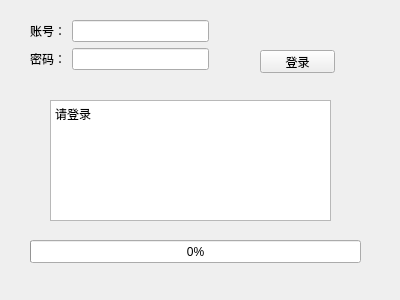
<?xml version="1.0" encoding="UTF-8"?>
<ui version="4.0">
 <class>Form</class>
 <widget class="QWidget" name="Form">
  <property name="geometry">
   <rect>
    <x>0</x>
    <y>0</y>
    <width>400</width>
    <height>300</height>
   </rect>
  </property>
  <property name="windowTitle">
   <string>Form</string>
  </property>
  <widget class="QPushButton" name="pushButton_login">
   <property name="geometry">
    <rect>
     <x>260</x>
     <y>50</y>
     <width>75</width>
     <height>23</height>
    </rect>
   </property>
   <property name="text">
    <string>登录</string>
   </property>
  </widget>
  <widget class="QTextBrowser" name="textBrowser">
   <property name="geometry">
    <rect>
     <x>50</x>
     <y>100</y>
     <width>281</width>
     <height>121</height>
    </rect>
   </property>
   <property name="html">
    <string>&lt;!DOCTYPE HTML PUBLIC &quot;-//W3C//DTD HTML 4.0//EN&quot; &quot;http://www.w3.org/TR/REC-html40/strict.dtd&quot;&gt;
&lt;html&gt;&lt;head&gt;&lt;meta name=&quot;qrichtext&quot; content=&quot;1&quot; /&gt;&lt;style type=&quot;text/css&quot;&gt;
p, li { white-space: pre-wrap; }
&lt;/style&gt;&lt;/head&gt;&lt;body style=&quot; font-family:'SimSun'; font-size:9pt; font-weight:400; font-style:normal;&quot;&gt;
&lt;p style=&quot; margin-top:0px; margin-bottom:0px; margin-left:0px; margin-right:0px; -qt-block-indent:0; text-indent:0px;&quot;&gt;请登录&lt;/p&gt;&lt;/body&gt;&lt;/html&gt;</string>
   </property>
  </widget>
  <widget class="QProgressBar" name="progressBar">
   <property name="geometry">
    <rect>
     <x>30</x>
     <y>240</y>
     <width>331</width>
     <height>23</height>
    </rect>
   </property>
   <property name="value">
    <number>0</number>
   </property>
  </widget>
  <widget class="QWidget" name="layoutWidget">
   <property name="geometry">
    <rect>
     <x>30</x>
     <y>20</y>
     <width>179</width>
     <height>52</height>
    </rect>
   </property>
   <layout class="QVBoxLayout" name="verticalLayout">
    <item>
     <layout class="QHBoxLayout" name="horizontalLayout">
      <item>
       <widget class="QLabel" name="label">
        <property name="text">
         <string>账号：</string>
        </property>
       </widget>
      </item>
      <item>
       <widget class="QLineEdit" name="lineEdit_user"/>
      </item>
     </layout>
    </item>
    <item>
     <layout class="QHBoxLayout" name="horizontalLayout_2">
      <item>
       <widget class="QLabel" name="label_2">
        <property name="text">
         <string>密码：</string>
        </property>
       </widget>
      </item>
      <item>
       <widget class="QLineEdit" name="lineEdit_password"/>
      </item>
     </layout>
    </item>
   </layout>
  </widget>
 </widget>
 <resources/>
 <connections/>
</ui>
